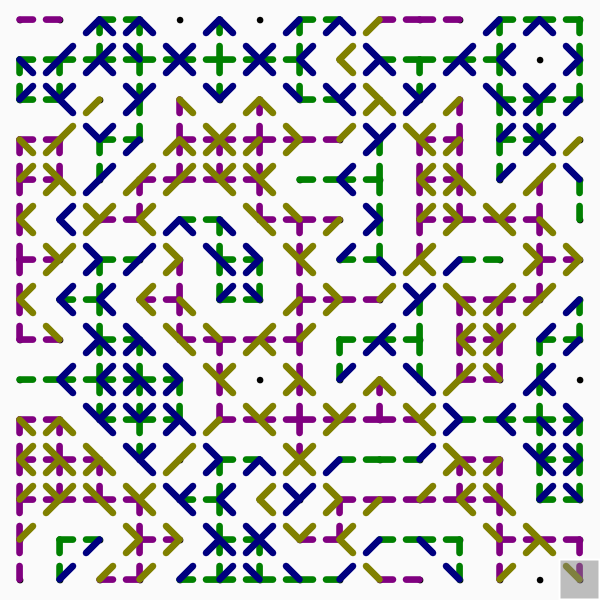

This figure's Python source:
# This is a py5 "imported mode" sketch
# learn about py5 modes at https://py5coding.org

"""
Based on ideas from 2018 (s337 2018-12-01 and other experiments) 
"""
from random import choice

CELL_SIZE = 40

def setup():
    size(600, 600)
    rect_mode(CENTER)
    init_grid(width // CELL_SIZE, height // CELL_SIZE)

def init_grid(w, h):
    for i in range(w):
        for j in range(h):
            Cell((i,j), CELL_SIZE, choice((True, False)))
            
def draw():
    background(250)
    for c in Cell.grid.values():
        c.play()

def key_pressed():
    if key == 's':
        save_frame('###.png')                                    
    elif key == ' ':
        Cell.mode = (Cell.mode + 1) % 3
       
class Cell():
    # neighbours list
    DN = ((-1, -1),        (+1, -1),
           
          (-1, +1),       (+1, +1))
    ON = (          (+0, -1),
          (-1, +0),         (+1, +0),
                    (+0, +1))
    ALLN = ON + DN
    grid = dict()
    mode = 0  # 0, 1, 2

    def __init__(self, index, CELL_SIZE, state=False):
        self.grid[index] = self 
        self.index = index
        self.state = state
        self.cell_size = CELL_SIZE
        self.mouse_down = False
        i, j = index
        self.pos = Py5Vector(
            self.cell_size / 2 + i * self.cell_size,
            self.cell_size / 2 + j * self.cell_size)

    def play(self):
        hs = self.cell_size / 2
        px, py = self.pos.x, self.pos.y
        self.mouse_on = (px - hs < mouse_x < px + hs and
                         py - hs < mouse_y < py + hs)
        if self.mouse_on and is_mouse_pressed:
            self.mouse_down = True
        if self.mouse_down and not is_mouse_pressed:
            self.state = not self.state
            self.mouse_down = False
        self.plot()

    def plot(self):
        stroke_weight(self.cell_size / 6)
        i, j = self.index
        third = self.cell_size / 3
        nbs = (self.ALLN, self.ON, self.DN)[self.mode]
        stroke(0)
        point(*self.pos)
        for (ni, nj) in nbs:
            nb = self.grid.get((i + ni, j + nj), None)

            if self.state and nb and nb.state:
                if (ni, nj) in self.DN:
                    stroke(0, 0, 128)
                else:
                    stroke(0, 128, 0)
                line(
                    self.pos.x + ni * third,
                    self.pos.y + nj * third,
                    self.pos.x, self.pos.y)
            elif not self.state and nb and not nb.state:
                if (ni, nj) in self.DN:
                    stroke(128, 128, 0)
                else:
                    stroke(128, 0, 128)
                line(
                    self.pos.x + ni * third,
                    self.pos.y + nj * third,
                    self.pos.x, self.pos.y)                             

        if self.mouse_on:
            with push_style():
                fill(128, 128)
                stroke_weight(2)
                stroke(255)
                square(self.pos.x, self.pos.y,
                     self.cell_size
                )
       

    
